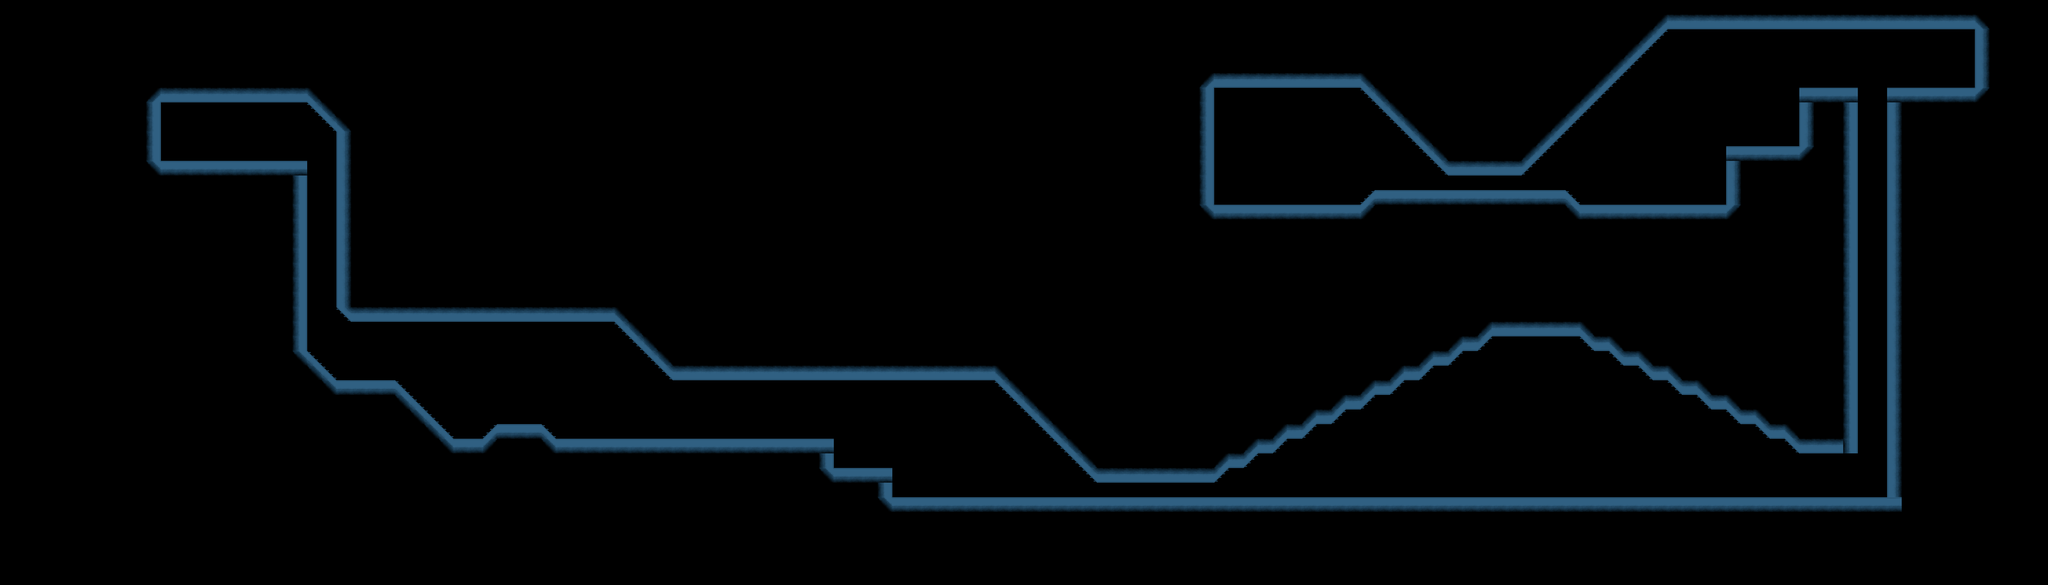

Rendered tile map (Tiled .tmx) drawn with the repository's tilesets; below, a short description and the map source with its tile grids summarised:
An orthogonal 140x40 tile map with 64x64 px tiles, 2 tile layers (bg, ground) and 4 objects (2x transition, enemy).

<map version="1.0" orientation="orthogonal" renderorder="right-down" width="140" height="40" tilewidth="64" tileheight="64" nextobjectid="8">
 <tileset firstgid="1" name="lagoon-base" tilewidth="64" tileheight="64" tilecount="24" columns="8">
  <image source="lagoon-base.png" width="512" height="192" />
 </tileset>
 <layer name="bg" width="140" height="40">
  <data>[5600 cells, 5600 non-empty, 1 distinct tile ids]</data>
 </layer>
 <layer name="ground" width="140" height="40">
  <data>[5600 cells, 504 non-empty, 12 distinct tile ids]</data>
 </layer>
 <objectgroup name="collision">
  <object id="7" x="5312" y="896">
   <polyline points="0,0 640,0 704,-64 1536,-64 1600,0 2240,0 2240,-256 2560,-256 2560,-512 2816,-512 2816,1088 2560,1088 2496,1024 2432,1024 2368,960 2304,960 2240,896 2176,896 2112,832 2048,832 1984,768 1920,768 1856,704 1792,704 1728,640 1664,640 1600,576 1216,576 1152,640 1088,640 1024,704 960,704 896,768 832,768 768,832 704,832 640,896 576,896 512,960 448,960 384,1024 320,1024 256,1088 192,1088 128,1152 64,1152 0,1216 -512,1216 -960,768 -2368,768 -2624,512 -3776,512 -3840,448 -3840,-320 -3968,-448 -4608,-448 -4608,-192 -3968,-192 -3968,640 -3840,768 -3584,768 -3328,1024 -3200,1024 -3136,960 -2944,960 -2880,1024 -1664,1024 -1664,1152 -1408,1152 -1408,1280 2944,1280 2944,-512 3328,-512 3328,-768 1984,-768 1344,-128 1024,-128 640,-512 0,-512 0,0" />
  </object>
 </objectgroup>
 <objectgroup name="object">
  <object id="2" name="t_topLeft" type="transition" x="5440" y="704" width="128" height="192">
   <properties>
    <property name="destMap" value="entryway" />
    <property name="destPoint" value="t_right" />
   </properties>
  </object>
  <object id="4" name="t_topRight" type="transition" x="8384" y="192" width="128" height="192">
   <properties>
    <property name="destMap" value="entryway" />
    <property name="destPoint" value="t_left" />
   </properties>
  </object>
  <object id="5" name="crawler" type="enemy" x="6656" y="2112" width="64" height="64">
   <ellipse />
  </object>
 </objectgroup>
</map>